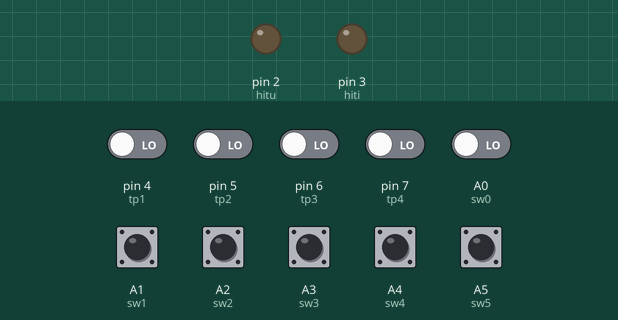
Recording of a sketch running on a simulated Arduino Nano, built with avr-gcc and run on an emulated ATmega328P. Shown: output pins drawn as LEDs (lit = HIGH). Dashed ring = blinking. Inputs (shaded band) come from the test bench; at power-on: A0 (sw0), A1 (sw1), A2 (sw2), A3 (sw3), A4 (sw4), A5 (sw5), pin 4 (tp1), pin 5 (tp2), pin 6 (tp3), pin 7 (tp4) LOW. What the sketch prints to the serial monitor is not drawn.

Above: at 1.2 s.
1.3 s: pin 4 (tp1) driven HIGH
At 1.46 s:
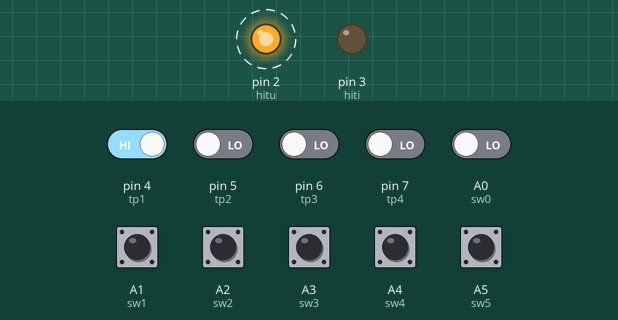
4.3 s: pin 5 (tp2) driven HIGH
At 5.8 s:
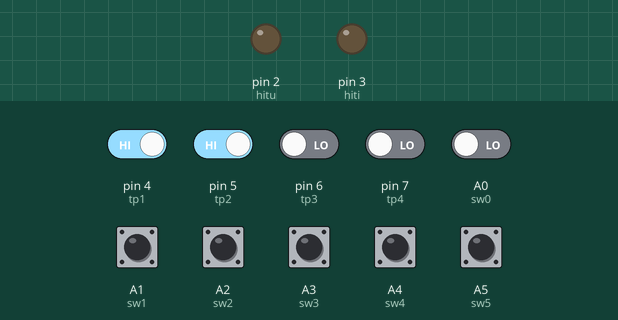
7.3 s: pin 6 (tp3) driven HIGH
At 7.37 s:
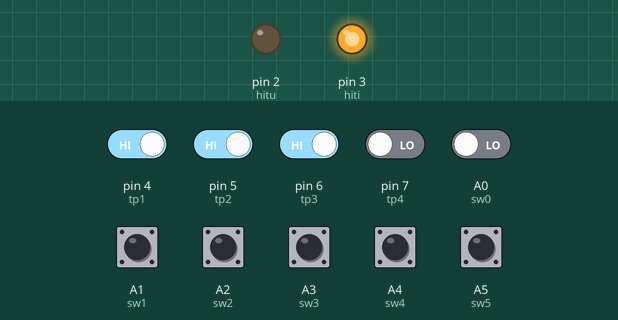
10.3 s: pin 7 (tp4) driven HIGH
At 11.6 s:
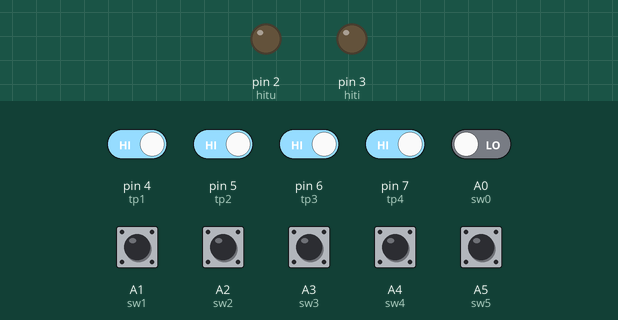
13.3 s: pin 4 (tp1) driven LOW and A0 (sw0) driven HIGH
At 13.46 s:
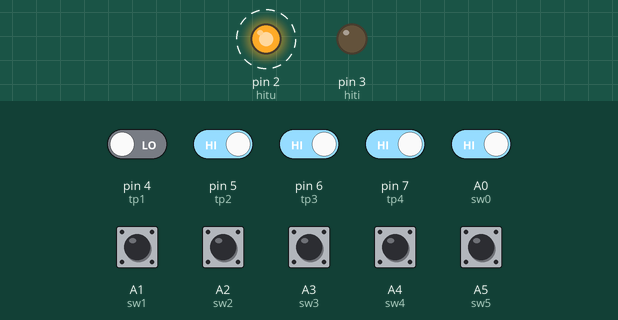
16.3 s: pin 5 (tp2) driven LOW
At 16.51 s:
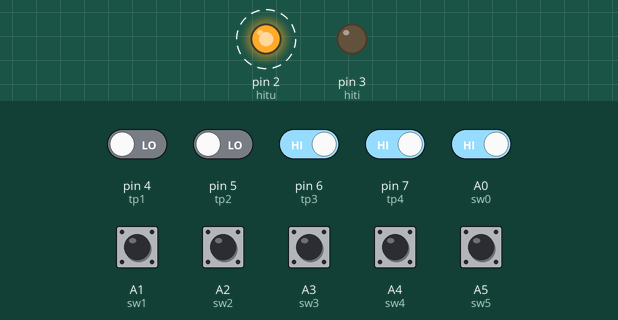
Timing chart, 0 to 19.3 s (numbered marks = the images above; inputs shaded):
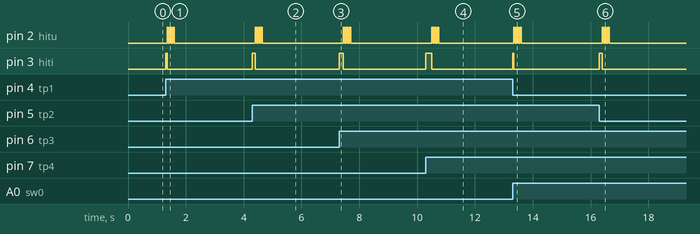

Measured:
- after the input at 1.3 s, pin 2 (hitu): alternates HIGH for 0.05 s and LOW for 0.05 s, 6 changes in all, then stays LOW, starting after 0.05 s; pin 3 (hiti): LOW → HIGH at once, → LOW 0.05 s later
- after the input at 4.3 s, pin 2 (hitu): alternates HIGH for 0.05 s and LOW for 0.05 s, 6 changes in all, then stays LOW, starting after 0.10 s; pin 3 (hiti): LOW → HIGH at once, → LOW 0.10 s later
- after the input at 7.3 s, pin 2 (hitu): alternates HIGH for 0.05 s and LOW for 0.05 s, 6 changes in all, then stays LOW, starting after 0.15 s; pin 3 (hiti): LOW → HIGH at once, → LOW 0.15 s later
- after the input at 10.3 s, pin 2 (hitu): alternates HIGH for 0.05 s and LOW for 0.05 s, 6 changes in all, then stays LOW, starting after 0.20 s; pin 3 (hiti): LOW → HIGH at once, → LOW 0.20 s later
- after the input at 13.3 s, pin 2 (hitu): alternates HIGH for 0.05 s and LOW for 0.05 s, 6 changes in all, then stays LOW, starting after 0.05 s; pin 3 (hiti): LOW → HIGH at once, → LOW 0.05 s later
- after the input at 16.3 s, pin 2 (hitu): alternates HIGH for 0.05 s and LOW for 0.05 s, 6 changes in all, then stays LOW, starting after 0.10 s; pin 3 (hiti): LOW → HIGH at once, → LOW 0.10 s later

The sketch:

scoring_transponder.ino
```cpp
/*
	MWScore Transponder

	XBEE setup:
	ATBD = 5 (38400bps)
	ATID = 6200
	MY   = 6200 + TRANSPONDER_ID
	DL   = 6201
	CH   = c
*/

#include <PinChangeInt.h>

#define XBEE_BAUDRATE 38400

#define PANELMASK  240
#define PANEL1     112
#define PANEL2     176
#define PANEL3     208
#define PANEL4     224

#define MS_COOLDOWN 1000
#define MS_SIGNAL 50

#define LED_RATE 50
#define LED_PERIOD 300 // LED_RATE * 6

volatile uint8_t hit = 0;

// Arduino Pin Assignments
int hiti = 3;
int hitu = 2;

int tp1 = 4;
int tp2 = 5;
int tp3 = 6;
int tp4 = 7;

// ID Pin Assignments (Analog Pins)
int sw0 = A0;
int sw1 = A1;
int sw2 = A2;
int sw3 = A3;
int sw4 = A4;
int sw5 = A5;
int sw6 = A6;
int sw7 = A7;

void setup() {
  pinMode(hiti, OUTPUT);
  pinMode(hitu, OUTPUT);

  pinMode(tp1, INPUT);
  pinMode(tp2, INPUT);
  pinMode(tp3, INPUT);
  pinMode(tp4, INPUT);

  PCintPort::attachInterrupt(tp1, hittp1, CHANGE);
  PCintPort::attachInterrupt(tp2, hittp2, CHANGE);
  PCintPort::attachInterrupt(tp3, hittp3, CHANGE);
  PCintPort::attachInterrupt(tp4, hittp4, CHANGE);

  pinMode(sw0, INPUT);
  pinMode(sw1, INPUT);
  pinMode(sw2, INPUT);
  pinMode(sw3, INPUT);
  pinMode(sw4, INPUT);
  pinMode(sw5, INPUT);
  pinMode(sw6, INPUT);
  pinMode(sw7, INPUT);

  Serial.begin(XBEE_BAUDRATE);
}

void loop() {
  uint32_t delayms = 0;
  uint8_t panel = 0;
  uint8_t id;

  if(hit != 0) {
    // determine panel that was hit
    if      ((hit & PANELMASK) == PANEL1) { delayms = MS_SIGNAL * 1; panel = 1; }
    else if ((hit & PANELMASK) == PANEL2) { delayms = MS_SIGNAL * 2; panel = 2; }
    else if ((hit & PANELMASK) == PANEL3) { delayms = MS_SIGNAL * 3; panel = 3; }
    else if ((hit & PANELMASK) == PANEL4) { delayms = MS_SIGNAL * 4; panel = 4; }
    else                                  { delayms = MS_SIGNAL * 5; panel = 5; }

    if(panel != 0) {
      // hit output high
      digitalWrite(hiti, HIGH);

      // tx hit packet
      id = 63 - (0x3f & PINC);
      Serial.write((uint8_t) 0x55);
      Serial.write((uint8_t) id);
      Serial.write((uint8_t) (0xff - id));
      Serial.write((uint8_t) panel);

      // delay and reset hit output
      delay(delayms);
      digitalWrite(hiti, LOW);

      // blink LED board 3 times
      for (int x = 0; x < 3; x++)
      {
        digitalWrite(hitu, HIGH);
        delay(LED_RATE);
        digitalWrite(hitu, LOW);
        delay(LED_RATE);
      }

      // delay for the remaining cooldown period
      delay(MS_COOLDOWN - LED_PERIOD - delayms);
    }

    // reset variables
    hit = 0;
    delayms = 0;
    panel = 0;
  }

}

void hittp1() {
  hit = PANEL1;
}

void hittp2() {
  hit = PANEL2;
}

void hittp3() {
  hit = PANEL3;
}

void hittp4() {
  hit = PANEL4;
}
```
